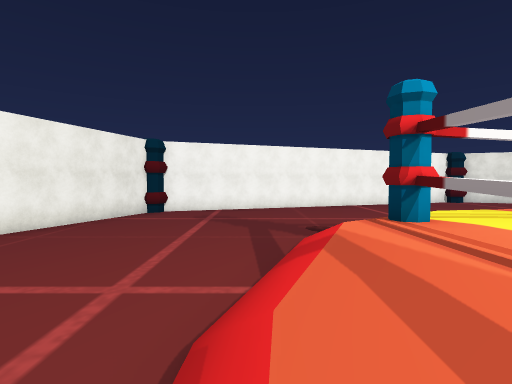
View 1 (above)

23 first-person views from a walk through a Unity game level. The camera is 1.4 m above the floor, tilts 2° down and sees 80° across. The floor is counted in squares, 2 m on a side. Each view is taken from the middle of a square. On the plan, view 1 faces up. The plan holds only what a view shows up to about 10 squares ahead; the rest is blank. The place goes on beyond the plan. Some surface patterns are stand-ins.

View 2
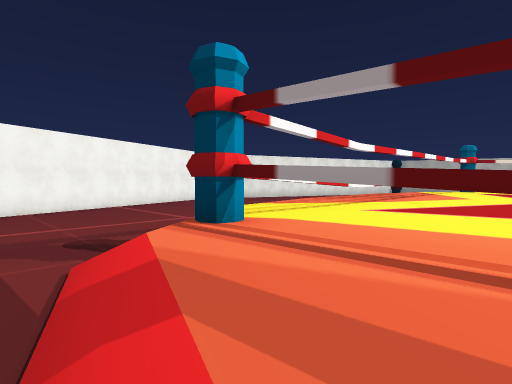

View 3
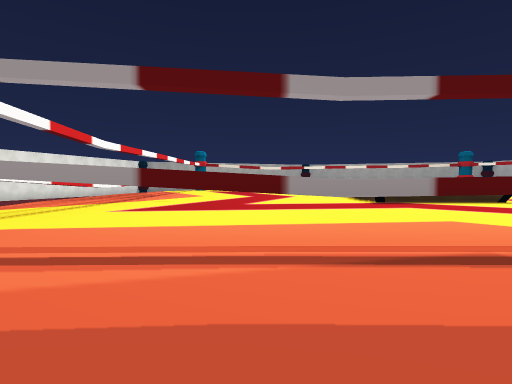

View 4
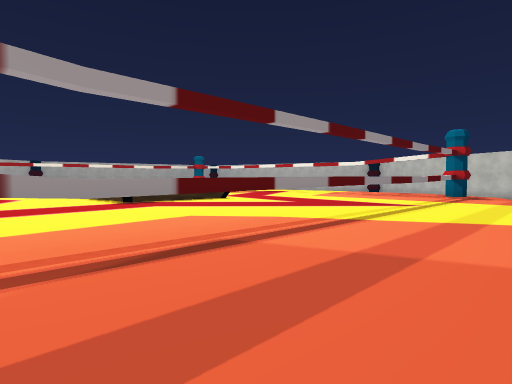

View 5
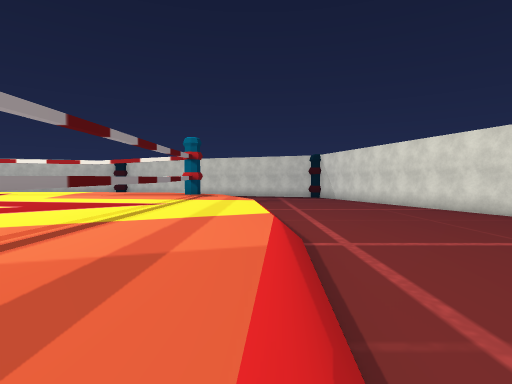

View 6
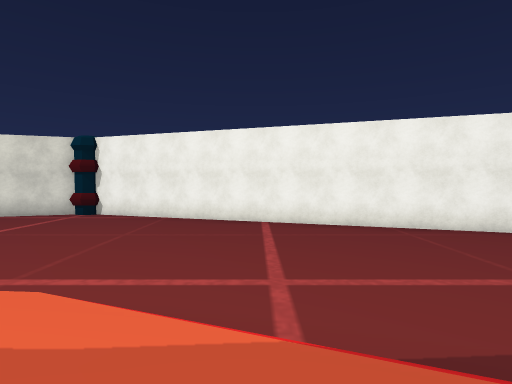

View 7
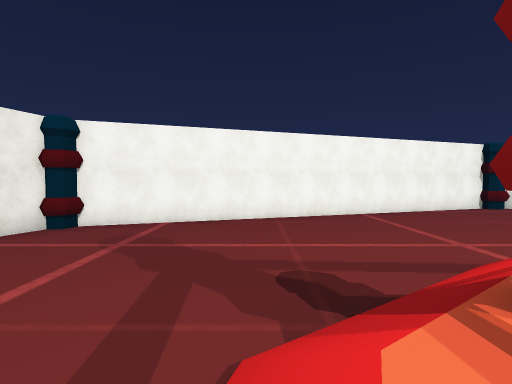

View 8
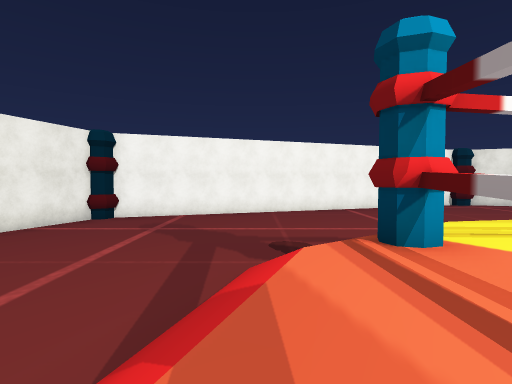

View 9
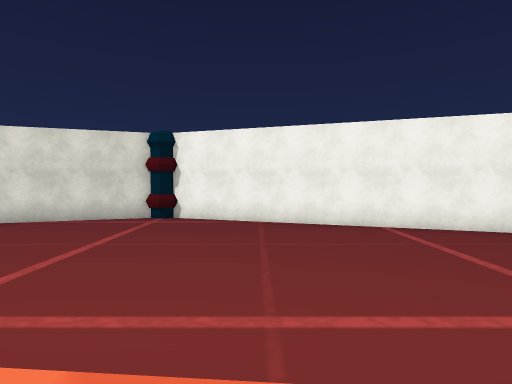

View 10
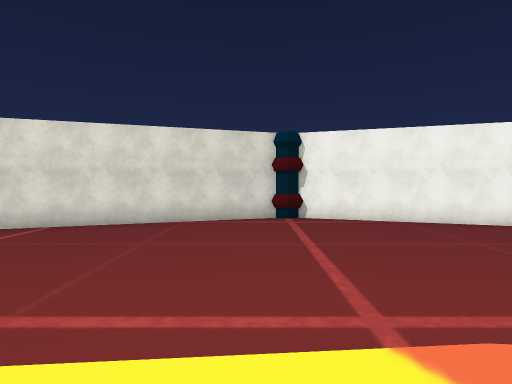

View 11
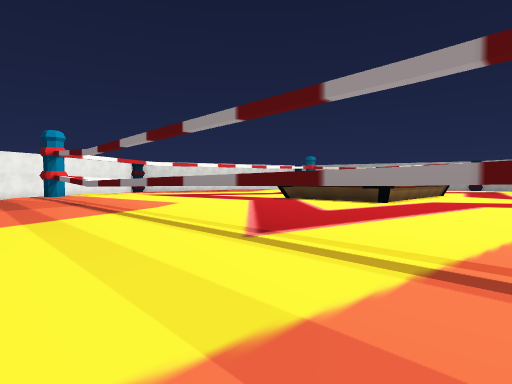

View 12
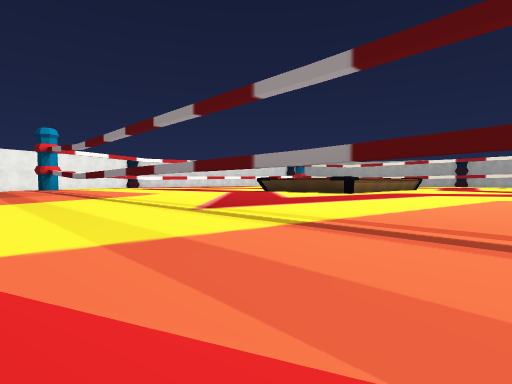

View 13
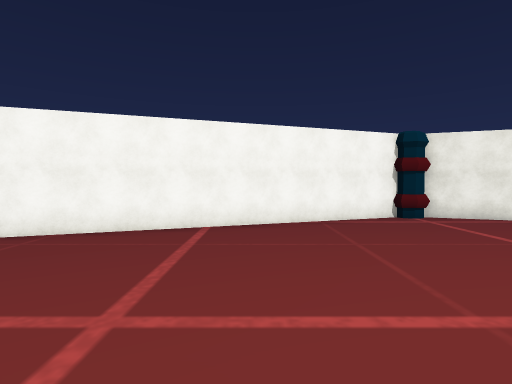

View 14
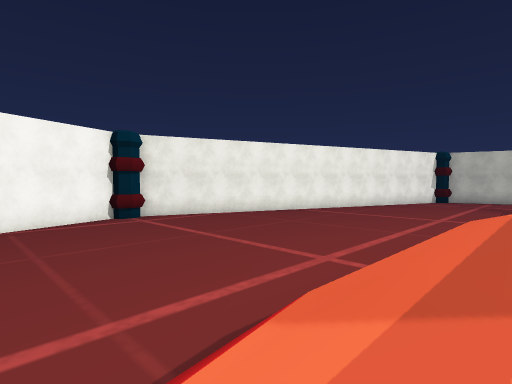

View 15
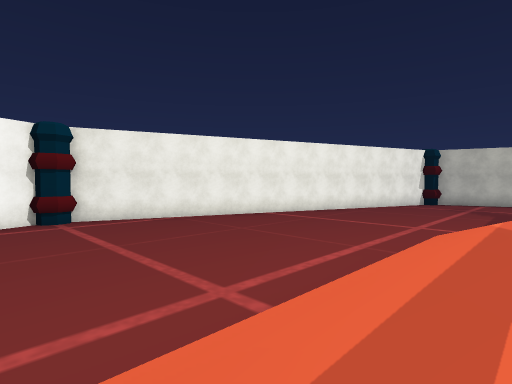

View 16
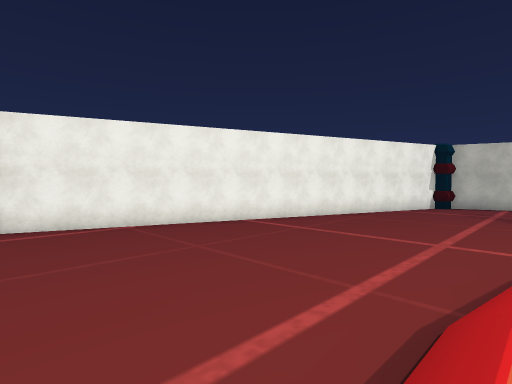

View 17
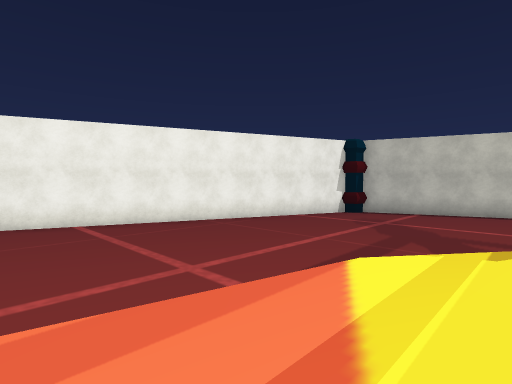

View 18
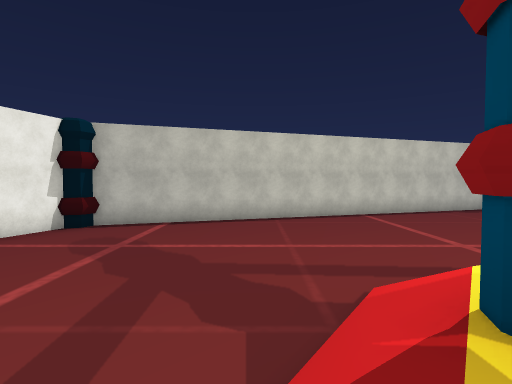

View 19
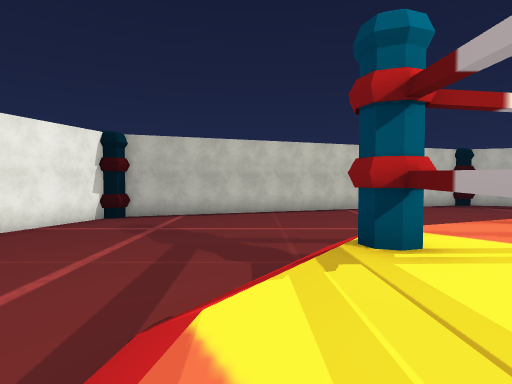

View 20
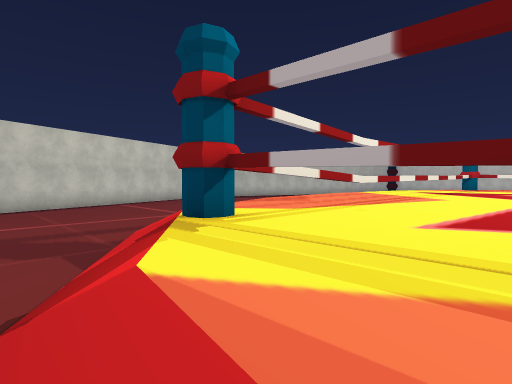

View 21
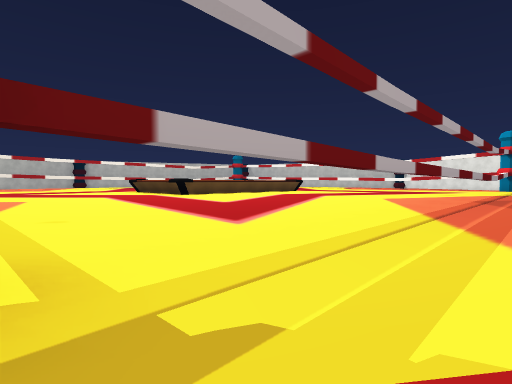

View 22
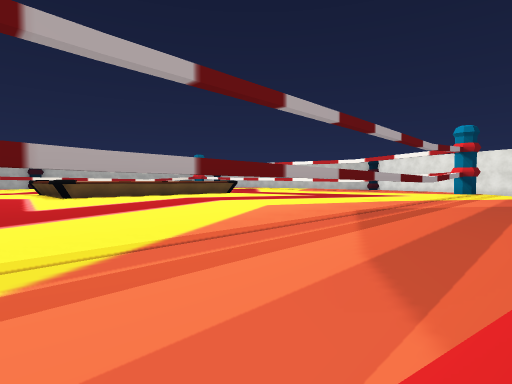

View 23
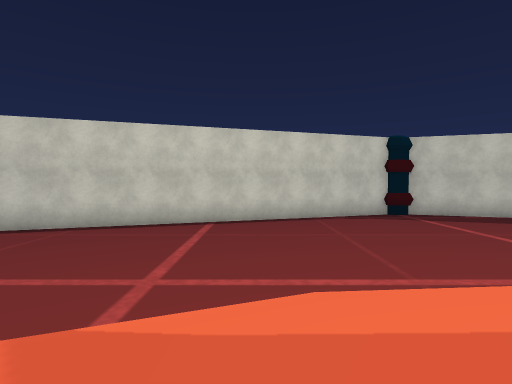

### Floor plan
Key: @ floor where view 1 was taken; # wall or solid block; x gap in a wall; . main floor; : floor 1 m higher than the main floor; / step, stairs or slope; ^ raised ledge; P pole.
Columns run from 10 left of view 1 to 30 right of it. Each row starts with its distance up from view 1.
 18                      P
 17                    ##P##
 16                 ###.....###
 15              ###...........###
 14            ##.................##
 13         ###.....................###
 12      PP#...........................#PP
 11      #...............................#
 10      #...............................#
  9      #...............................#
  8     #.........///////////////.........#
  7     #.......///:::::::::::::///.......#
  6     #......//P:::::::::::::::P//......#
  5    #......./:x:::::::::::::::#:/.......#
  4    #......//:^:::::::::::::::^://......#
  3    #....../::^:::::::::::::::^::/......#
  2   #......./::^:::::::::::::::^::/.......#
  1   #......./::^:::::::::::::::^::/.......#
  0   #.......@::^:::::::::::::::^::/.......#
 -1  #......../::^::::^^^^^^^::::^:  ........
 -2  #........:::^::::^     ^::::^    .......
 -3 PP......./:::^::::^     ^::::^      .....
 -4  #......../::^::::^     ^::::        ....
 -5  #......../::^::::^^^^     ::         ...
 -6   #......./::^:::::::::                .#
 -7   #......./::^:::::::::
 -8   #......./::^:::::::::
 -9   ##..    /::^

Positions as (right, up) in squares from view 1, and headings:
1: (0, 0), facing up
2: (0, 2), facing up-right
3: (0, 2), facing right
4: (0, 2), facing down-right
5: (0, 2), facing down
6: (2, 3), facing left
7: (1, 4), facing up
8: (1, 2), facing up
9: (1, 0), facing left
10: (1, -4), facing left
11: (0, -8), facing up-right
12: (0, -9), facing up-right
13: (6, 7), facing up
14: (7, 7), facing up-right
15: (9, 7), facing up-right
16: (11, 8), facing up-right
17: (15, 6), facing up-right
18: (18, 7), facing right
19: (16, 7), facing right
20: (16, 8), facing down-right
21: (19, 7), facing down-left
22: (16, 8), facing down-left
23: (20, 2), facing right
